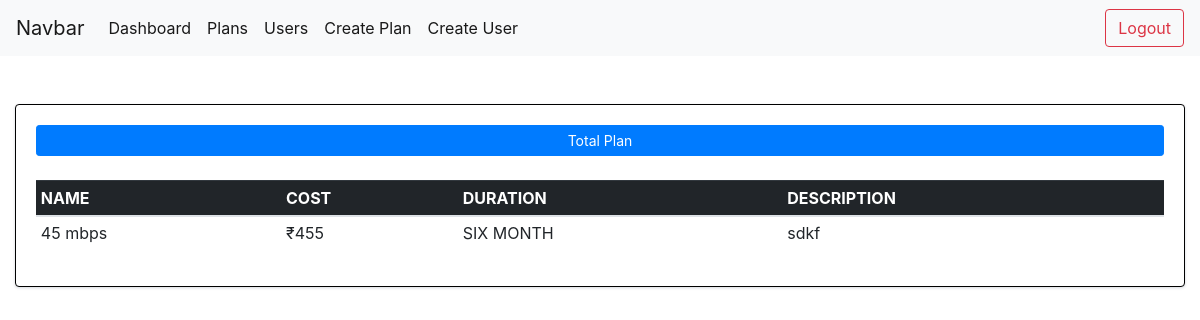
The app's page /plans/ (signed in), older data.
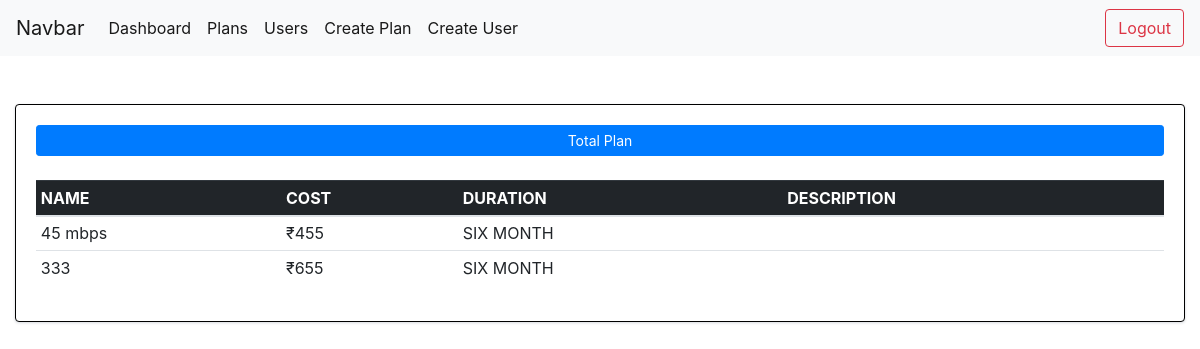
The same page, newer data.
### plan/models.py (models this page shows, shortened)
class Plan(models.Model):
    DURATION = (
        ('ONE MONTH','ONE MONTH'),
        ('SIX MONTH','SIX MONTH'),
        ('TWELVE MONTH','TWELVE MONTH'),
        ('CUSTOM','CUSTOM')
    )
    plan_name = models.CharField(max_length=200,blank=False)
    description = models.TextField(max_length=500,null=True,blank=True,help_text="enter details")
    Duration = models.TextField(choices=DURATION,default='')
    cost = models.PositiveIntegerField(blank=False)

### plan/views.py (the view)
# urls.py: path('plans/',views.plans,name="plans"),
@login_required(login_url="login")
def plans(request):
    plans = Plan.objects.all()
    context = {'plans':plans}
    return render(request,'plans.html',context)

### plan/templates/plans.html (shortened to what this page needs)
{% extends 'main.html' %}
{% block content%}
<div class="container-fluid">
<br><br>
<div class="card card-body">
  <a class="btn btn-primary  btn-sm btn-block" href="{% url 'dashboard' %}">Total Plan</a>
  <br>
  <div class="table-responsive">
    <table class="table  table-hover table-sm ">
      <thead class="table-dark">
        <tr>
          <th scope="col">NAME</th>
          <th scope="col">COST</th>
          <th scope="col">DURATION</th>
          <th scope="col">DESCRIPTION</th>
        </tr>
      </thead>
      <tbody>
          {% for plan in plans%}
        <tr>
          <td>{{plan.plan_name}}</td>
          <td>₹{{plan.cost}}</td>
          <td>{{plan.Duration}}</td>
          <td>{{plan.description}}</td>
        {% endfor %}
      </tbody>
    </table>
    </div>
</div>
</div>
{% endblock %}

Row changes from the older to the newer data that the page shows:
changed Plan "45 mbps": description "sdkf" → (not shown)
added Plan: plan_name "333", cost "655", Duration "SIX MONTH"
